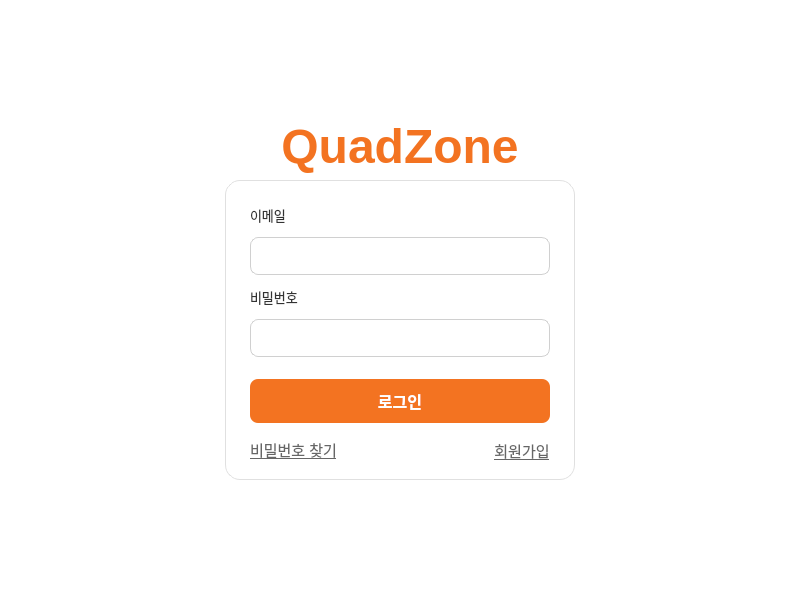
<?xml version="1.0" encoding="UTF-8"?>
<ui version="4.0">
 <class>LoginPage</class>
 <widget class="QWidget" name="LoginPage">
  <property name="geometry">
   <rect>
    <x>0</x>
    <y>0</y>
    <width>800</width>
    <height>600</height>
   </rect>
  </property>
  <property name="windowTitle">
   <string>QuadZone</string>
  </property>
  <property name="styleSheet">
   <string notr="true">* {
    background-color: #FFFFFF;
}
</string>
  </property>
  <layout class="QGridLayout" name="gridLayout">
   <property name="leftMargin">
    <number>0</number>
   </property>
   <property name="topMargin">
    <number>0</number>
   </property>
   <property name="rightMargin">
    <number>0</number>
   </property>
   <property name="bottomMargin">
    <number>0</number>
   </property>
   <item row="0" column="0" colspan="3">
    <spacer name="topSpacer">
     <property name="orientation">
      <enum>Qt::Vertical</enum>
     </property>
     <property name="sizeHint" stdset="0">
      <size>
       <width>20</width>
       <height>35</height>
      </size>
     </property>
    </spacer>
   </item>
   <item row="2" column="0" colspan="3">
    <widget class="QLabel" name="label_QuadZone">
     <property name="font">
      <font>
       <family>Segoe UI</family>
       <pointsize>36</pointsize>
       <weight>75</weight>
       <bold>true</bold>
      </font>
     </property>
     <property name="styleSheet">
      <string notr="true">color: #F37321; 
background-color: #FFFFFF;</string>
     </property>
     <property name="text">
      <string>QuadZone</string>
     </property>
     <property name="alignment">
      <set>Qt::AlignHCenter</set>
     </property>
    </widget>
   </item>
   <item row="3" column="0" colspan="3">
    <spacer name="titleSpacer">
     <property name="orientation">
      <enum>Qt::Vertical</enum>
     </property>
     <property name="sizeHint" stdset="0">
      <size>
       <width>20</width>
       <height>15</height>
      </size>
     </property>
    </spacer>
   </item>
   <item row="3" column="0">
    <spacer name="leftSpacer">
     <property name="orientation">
      <enum>Qt::Horizontal</enum>
     </property>
     <property name="sizeHint" stdset="0">
      <size>
       <width>150</width>
       <height>20</height>
      </size>
     </property>
    </spacer>
   </item>
   <item row="3" column="1">
    <widget class="QStackedWidget" name="stackedWidget">
     <property name="sizePolicy">
      <sizepolicy hsizetype="Fixed" vsizetype="Minimum">
       <horstretch>0</horstretch>
       <verstretch>0</verstretch>
      </sizepolicy>
     </property>
     <property name="minimumSize">
      <size>
       <width>350</width>
       <height>0</height>
      </size>
     </property>
     <property name="maximumSize">
      <size>
       <width>350</width>
       <height>16777215</height>
      </size>
     </property>
     <property name="currentIndex">
      <number>0</number>
     </property>
     <widget class="QWidget" name="signInPage">
      <property name="sizePolicy">
       <sizepolicy hsizetype="Fixed" vsizetype="Fixed">
        <horstretch>0</horstretch>
        <verstretch>0</verstretch>
       </sizepolicy>
      </property>
      <property name="minimumSize">
       <size>
        <width>350</width>
        <height>300</height>
       </size>
      </property>
      <property name="maximumSize">
       <size>
        <width>350</width>
        <height>300</height>
       </size>
      </property>
      <property name="styleSheet">
       <string notr="true">QWidget#signInPage {
    background-color: #FFFFFF;
    border-radius: 15px;
    border: 1px solid #E0E0E0;
}</string>
      </property>
      <layout class="QVBoxLayout" name="signInLayout">
       <property name="spacing">
        <number>12</number>
       </property>
       <property name="leftMargin">
        <number>25</number>
       </property>
       <property name="topMargin">
        <number>25</number>
       </property>
       <property name="rightMargin">
        <number>25</number>
       </property>
       <property name="bottomMargin">
        <number>15</number>
       </property>
       <item>
        <widget class="QLabel" name="label_SignInEmail">
         <property name="font">
          <font>
           <family>Segoe UI</family>
           <pointsize>10</pointsize>
           <weight>50</weight>
          </font>
         </property>
         <property name="styleSheet">
          <string notr="true">color: #333333;</string>
         </property>
         <property name="text">
          <string>이메일</string>
         </property>
        </widget>
       </item>
       <item>
        <widget class="QLineEdit" name="lineEdit_SignInEmail">
         <property name="sizePolicy">
          <sizepolicy hsizetype="Expanding" vsizetype="Fixed">
           <horstretch>0</horstretch>
           <verstretch>0</verstretch>
          </sizepolicy>
         </property>
         <property name="minimumSize">
          <size>
           <width>0</width>
           <height>38</height>
          </size>
         </property>
         <property name="font">
          <font>
           <family>Segoe UI</family>
           <pointsize>10</pointsize>
          </font>
         </property>
         <property name="styleSheet">
          <string notr="true">QLineEdit {
    background-color: #FFFFFF;
    color: #333333;
    border: 1px solid #D0D0D0;
    border-radius: 8px;
    padding: 8px 12px;
}
QLineEdit:focus {
    border: 2px solid #F37321;
    outline: none;
}</string>
         </property>
         <property name="placeholderText">
          <string></string>
         </property>
        </widget>
       </item>
       <item>
        <widget class="QLabel" name="label_SignInPassword">
         <property name="font">
          <font>
           <family>Segoe UI</family>
           <pointsize>10</pointsize>
           <weight>50</weight>
          </font>
         </property>
         <property name="styleSheet">
          <string notr="true">color: #333333;</string>
         </property>
         <property name="text">
          <string>비밀번호</string>
         </property>
        </widget>
       </item>
       <item>
        <widget class="QLineEdit" name="lineEdit_SignInPassword">
         <property name="sizePolicy">
          <sizepolicy hsizetype="Expanding" vsizetype="Fixed">
           <horstretch>0</horstretch>
           <verstretch>0</verstretch>
          </sizepolicy>
         </property>
         <property name="minimumSize">
          <size>
           <width>0</width>
           <height>38</height>
          </size>
         </property>
         <property name="font">
          <font>
           <family>Segoe UI</family>
           <pointsize>10</pointsize>
          </font>
         </property>
         <property name="styleSheet">
          <string notr="true">QLineEdit {
    background-color: #FFFFFF;
    color: #333333;
    border: 1px solid #D0D0D0;
    border-radius: 8px;
    padding: 8px 12px;
}
QLineEdit:focus {
    border: 2px solid #F37321;
    outline: none;
}</string>
         </property>
         <property name="echoMode">
          <enum>QLineEdit::Password</enum>
         </property>
         <property name="placeholderText">
          <string></string>
         </property>
        </widget>
       </item>
       <item>
        <spacer name="signInSpacer">
         <property name="orientation">
          <enum>Qt::Vertical</enum>
         </property>
         <property name="sizeHint" stdset="0">
          <size>
           <width>20</width>
           <height>6</height>
          </size>
         </property>
        </spacer>
       </item>
       <item>
        <widget class="QPushButton" name="pushButton_SignIn">
         <property name="sizePolicy">
          <sizepolicy hsizetype="Expanding" vsizetype="Fixed">
           <horstretch>0</horstretch>
           <verstretch>0</verstretch>
          </sizepolicy>
         </property>
         <property name="minimumSize">
          <size>
           <width>0</width>
           <height>42</height>
          </size>
         </property>
         <property name="font">
          <font>
           <family>Segoe UI</family>
           <pointsize>12</pointsize>
           <weight>75</weight>
           <bold>true</bold>
          </font>
         </property>
         <property name="styleSheet">
          <string notr="true">QPushButton {
    background-color: #F37321;
    color: #FFFFFF;
    border: none;
    border-radius: 8px;
    padding: 10px;
}
QPushButton:hover {
    background-color: #E5651C;
}
QPushButton:pressed {
    background-color: #D4591A;
}</string>
         </property>
         <property name="text">
          <string>로그인</string>
         </property>
        </widget>
       </item>

       <item>
        <layout class="QHBoxLayout" name="linkLayout">
         <item>
          <widget class="QPushButton" name="pushButton_ForgotPassword">
           <property name="sizePolicy">
            <sizepolicy hsizetype="Preferred" vsizetype="Fixed">
             <horstretch>0</horstretch>
             <verstretch>0</verstretch>
            </sizepolicy>
           </property>
           <property name="minimumSize">
            <size>
             <width>0</width>
             <height>25</height>
            </size>
           </property>
           <property name="font">
            <font>
             <family>Segoe UI</family>
             <pointsize>11</pointsize>
             <underline>true</underline>
            </font>
           </property>
           <property name="styleSheet">
            <string notr="true">QPushButton {
    background-color: transparent;
    color: #666666;
    border: none;
    text-decoration: underline;
}
QPushButton:hover {
    color: #F37321;
}</string>
           </property>
           <property name="text">
            <string>비밀번호 찾기</string>
           </property>
          </widget>
         </item>
         <item>
          <spacer name="linkSpacer">
           <property name="orientation">
            <enum>Qt::Horizontal</enum>
           </property>
           <property name="sizeHint" stdset="0">
            <size>
             <width>10</width>
             <height>10</height>
            </size>
           </property>
          </spacer>
         </item>
         <item>
          <widget class="QPushButton" name="pushButton_GoToRegister">
           <property name="sizePolicy">
            <sizepolicy hsizetype="Preferred" vsizetype="Fixed">
             <horstretch>0</horstretch>
             <verstretch>0</verstretch>
            </sizepolicy>
           </property>
           <property name="minimumSize">
            <size>
             <width>0</width>
             <height>30</height>
            </size>
           </property>
           <property name="font">
            <font>
             <family>Segoe UI</family>
             <pointsize>11</pointsize>
             <underline>true</underline>
            </font>
           </property>
           <property name="styleSheet">
            <string notr="true">QPushButton {
    background-color: transparent;
    color: #666666;
    border: none;
    text-decoration: underline;
}
QPushButton:hover {
    color: #F37321;
}</string>
           </property>
           <property name="text">
            <string>회원가입</string>
           </property>
          </widget>
         </item>
        </layout>
       </item>
      </layout>
     </widget>
     <widget class="QWidget" name="registerPage">
      <property name="sizePolicy">
       <sizepolicy hsizetype="Fixed" vsizetype="Fixed">
        <horstretch>0</horstretch>
        <verstretch>0</verstretch>
       </sizepolicy>
      </property>
      <property name="minimumSize">
       <size>
        <width>350</width>
        <height>300</height>
       </size>
      </property>
      <property name="maximumSize">
       <size>
        <width>350</width>
        <height>300</height>
       </size>
      </property>
      <property name="styleSheet">
       <string notr="true">QWidget#registerPage {
    background-color: #FFFFFF;
    border-radius: 15px;
    border: 1px solid #E0E0E0;
}</string>
      </property>
      <layout class="QVBoxLayout" name="registerLayout">
       <property name="spacing">
        <number>12</number>
       </property>
       <property name="leftMargin">
        <number>25</number>
       </property>
       <property name="topMargin">
        <number>25</number>
       </property>
       <property name="rightMargin">
        <number>25</number>
       </property>
       <property name="bottomMargin">
        <number>15</number>
       </property>
       <item>
        <widget class="QLabel" name="label_RegisterEmail">
         <property name="font">
          <font>
           <family>Segoe UI</family>
           <pointsize>10</pointsize>
           <weight>50</weight>
          </font>
         </property>
         <property name="styleSheet">
          <string notr="true">color: #333333;</string>
         </property>
         <property name="text">
          <string>이메일</string>
         </property>
        </widget>
       </item>
       <item>
        <widget class="QLineEdit" name="lineEdit_RegisterEmail">
         <property name="sizePolicy">
          <sizepolicy hsizetype="Expanding" vsizetype="Fixed">
           <horstretch>0</horstretch>
           <verstretch>0</verstretch>
          </sizepolicy>
         </property>
         <property name="minimumSize">
          <size>
           <width>0</width>
           <height>38</height>
          </size>
         </property>
         <property name="font">
          <font>
           <family>Segoe UI</family>
           <pointsize>10</pointsize>
          </font>
         </property>
         <property name="styleSheet">
          <string notr="true">QLineEdit {
    background-color: #FFFFFF;
    color: #333333;
    border: 1px solid #D0D0D0;
    border-radius: 8px;
    padding: 8px 12px;
}
QLineEdit:focus {
    border: 2px solid #F37321;
    outline: none;
}</string>
         </property>
         <property name="placeholderText">
          <string></string>
         </property>
        </widget>
       </item>
       <item>
        <widget class="QLabel" name="label_RegisterPassword">
         <property name="font">
          <font>
           <family>Segoe UI</family>
           <pointsize>10</pointsize>
           <weight>50</weight>
          </font>
         </property>
         <property name="styleSheet">
          <string notr="true">color: #333333;</string>
         </property>
         <property name="text">
          <string>비밀번호</string>
         </property>
        </widget>
       </item>
       <item>
        <widget class="QLineEdit" name="lineEdit_RegisterPassword">
         <property name="sizePolicy">
          <sizepolicy hsizetype="Expanding" vsizetype="Fixed">
           <horstretch>0</horstretch>
           <verstretch>0</verstretch>
          </sizepolicy>
         </property>
         <property name="minimumSize">
          <size>
           <width>0</width>
           <height>38</height>
          </size>
         </property>
         <property name="font">
          <font>
           <family>Segoe UI</family>
           <pointsize>10</pointsize>
          </font>
         </property>
         <property name="styleSheet">
          <string notr="true">QLineEdit {
    background-color: #FFFFFF;
    color: #333333;
    border: 1px solid #D0D0D0;
    border-radius: 8px;
    padding: 8px 12px;
}
QLineEdit:focus {
    border: 2px solid #F37321;
    outline: none;
}</string>
         </property>
         <property name="echoMode">
          <enum>QLineEdit::Password</enum>
         </property>
         <property name="placeholderText">
          <string></string>
         </property>
        </widget>
       </item>
       <item>
        <spacer name="registerSpacer">
         <property name="orientation">
          <enum>Qt::Vertical</enum>
         </property>
         <property name="sizeHint" stdset="0">
          <size>
           <width>20</width>
           <height>6</height>
          </size>
         </property>
        </spacer>
       </item>
       <item>
        <widget class="QPushButton" name="pushButton_Register">
         <property name="sizePolicy">
          <sizepolicy hsizetype="Expanding" vsizetype="Fixed">
           <horstretch>0</horstretch>
           <verstretch>0</verstretch>
          </sizepolicy>
         </property>
         <property name="minimumSize">
          <size>
           <width>0</width>
           <height>42</height>
          </size>
         </property>
         <property name="font">
          <font>
           <family>Segoe UI</family>
           <pointsize>12</pointsize>
           <weight>75</weight>
           <bold>true</bold>
          </font>
         </property>
         <property name="styleSheet">
          <string notr="true">QPushButton {
    background-color: #F37321;
    color: #FFFFFF;
    border: none;
    border-radius: 8px;
    padding: 10px;
}
QPushButton:hover {
    background-color: #E5651C;
}
QPushButton:pressed {
    background-color: #D4591A;
}</string>
         </property>
         <property name="text">
          <string>회원가입</string>
         </property>
        </widget>
       </item>
       <item>
        <widget class="QPushButton" name="pushButton_BackToSignIn">
         <property name="sizePolicy">
          <sizepolicy hsizetype="Expanding" vsizetype="Fixed">
           <horstretch>0</horstretch>
           <verstretch>0</verstretch>
          </sizepolicy>
         </property>
         <property name="minimumSize">
          <size>
           <width>0</width>
           <height>30</height>
          </size>
         </property>
         <property name="font">
          <font>
           <family>Segoe UI</family>
           <pointsize>11</pointsize>
           <underline>true</underline>
          </font>
         </property>
         <property name="styleSheet">
          <string notr="true">QPushButton {
    background-color: transparent;
    color: #666666;
    border: none;
    text-decoration: underline;
}
QPushButton:hover {
    color: #F37321;
}</string>
         </property>
         <property name="text">
          <string>로그인으로 돌아가기</string>
         </property>
        </widget>
       </item>
      </layout>
     </widget>
     <widget class="QWidget" name="resetPasswordPage">
      <property name="sizePolicy">
       <sizepolicy hsizetype="Fixed" vsizetype="Fixed">
        <horstretch>0</horstretch>
        <verstretch>0</verstretch>
       </sizepolicy>
      </property>
      <property name="minimumSize">
       <size>
        <width>350</width>
        <height>250</height>
       </size>
      </property>
      <property name="maximumSize">
       <size>
        <width>350</width>
        <height>250</height>
       </size>
      </property>
      <property name="styleSheet">
       <string notr="true">QWidget#resetPasswordPage {
    background-color: #FFFFFF;
    border-radius: 15px;
    border: 1px solid #E0E0E0;
}</string>
      </property>
      <layout class="QVBoxLayout" name="resetPasswordLayout">
       <property name="spacing">
        <number>12</number>
       </property>
       <property name="leftMargin">
        <number>25</number>
       </property>
       <property name="topMargin">
        <number>25</number>
       </property>
       <property name="rightMargin">
        <number>25</number>
       </property>
       <property name="bottomMargin">
        <number>15</number>
       </property>
       <item>
        <widget class="QLabel" name="label_ResetEmail">
         <property name="font">
          <font>
           <family>Segoe UI</family>
           <pointsize>10</pointsize>
           <weight>50</weight>
          </font>
         </property>
         <property name="styleSheet">
          <string notr="true">color: #333333;</string>
         </property>
         <property name="text">
          <string>이메일</string>
         </property>
        </widget>
       </item>
       <item>
        <widget class="QLineEdit" name="lineEdit_ResetEmail">
         <property name="sizePolicy">
          <sizepolicy hsizetype="Expanding" vsizetype="Fixed">
           <horstretch>0</horstretch>
           <verstretch>0</verstretch>
          </sizepolicy>
         </property>
         <property name="minimumSize">
          <size>
           <width>0</width>
           <height>38</height>
          </size>
         </property>
         <property name="font">
          <font>
           <family>Segoe UI</family>
           <pointsize>10</pointsize>
          </font>
         </property>
         <property name="styleSheet">
          <string notr="true">QLineEdit {
    background-color: #FFFFFF;
    color: #333333;
    border: 1px solid #D0D0D0;
    border-radius: 8px;
    padding: 8px 12px;
}
QLineEdit:focus {
    border: 2px solid #F37321;
    outline: none;
}</string>
         </property>
         <property name="placeholderText">
          <string></string>
         </property>
        </widget>
       </item>
       <item>
        <widget class="QLabel" name="label_NewPassword">
         <property name="font">
          <font>
           <family>Segoe UI</family>
           <pointsize>10</pointsize>
           <weight>50</weight>
          </font>
         </property>
         <property name="styleSheet">
          <string notr="true">color: #333333;</string>
         </property>
         <property name="text">
          <string>새 비밀번호</string>
         </property>
        </widget>
       </item>
       <item>
        <widget class="QLineEdit" name="lineEdit_NewPassword">
         <property name="sizePolicy">
          <sizepolicy hsizetype="Expanding" vsizetype="Fixed">
           <horstretch>0</horstretch>
           <verstretch>0</verstretch>
          </sizepolicy>
         </property>
         <property name="minimumSize">
          <size>
           <width>0</width>
           <height>38</height>
          </size>
         </property>
         <property name="font">
          <font>
           <family>Segoe UI</family>
           <pointsize>10</pointsize>
          </font>
         </property>
         <property name="styleSheet">
          <string notr="true">QLineEdit {
    background-color: #FFFFFF;
    color: #333333;
    border: 1px solid #D0D0D0;
    border-radius: 8px;
    padding: 8px 12px;
}
QLineEdit:focus {
    border: 2px solid #F37321;
    outline: none;
}</string>
         </property>
         <property name="echoMode">
          <enum>QLineEdit::Password</enum>
         </property>
         <property name="placeholderText">
          <string></string>
         </property>
        </widget>
       </item>
       <item>
        <spacer name="resetSpacer">
         <property name="orientation">
          <enum>Qt::Vertical</enum>
         </property>
         <property name="sizeHint" stdset="0">
          <size>
           <width>20</width>
           <height>6</height>
          </size>
         </property>
        </spacer>
       </item>
       <item>
        <layout class="QHBoxLayout" name="resetButtonLayout">
         <item>
          <widget class="QPushButton" name="pushButton_Cancel">
           <property name="sizePolicy">
            <sizepolicy hsizetype="Expanding" vsizetype="Fixed">
             <horstretch>0</horstretch>
             <verstretch>0</verstretch>
            </sizepolicy>
           </property>
           <property name="minimumSize">
            <size>
             <width>0</width>
             <height>42</height>
            </size>
           </property>
           <property name="font">
            <font>
             <family>Segoe UI</family>
             <pointsize>12</pointsize>
             <weight>75</weight>
             <bold>true</bold>
            </font>
           </property>
           <property name="styleSheet">
            <string notr="true">QPushButton {
    background-color: transparent;
    color: #666666;
    border: 1px solid #D0D0D0;
    border-radius: 8px;
    padding: 10px;
}
QPushButton:hover {
    background-color: #F5F5F5;
    color: #333333;
}
QPushButton:pressed {
    background-color: #E0E0E0;
}</string>
           </property>
           <property name="text">
            <string>취소</string>
           </property>
          </widget>
         </item>
         <item>
          <widget class="QPushButton" name="pushButton_ResetPassword">
           <property name="sizePolicy">
            <sizepolicy hsizetype="Expanding" vsizetype="Fixed">
             <horstretch>0</horstretch>
             <verstretch>0</verstretch>
            </sizepolicy>
           </property>
           <property name="minimumSize">
            <size>
             <width>0</width>
             <height>42</height>
            </size>
           </property>
           <property name="font">
            <font>
             <family>Segoe UI</family>
             <pointsize>12</pointsize>
             <weight>75</weight>
             <bold>true</bold>
            </font>
           </property>
           <property name="styleSheet">
            <string notr="true">QPushButton {
    background-color: #F37321;
    color: #FFFFFF;
    border: none;
    border-radius: 8px;
    padding: 10px;
}
QPushButton:hover {
    background-color: #E5651C;
}
QPushButton:pressed {
    background-color: #D4591A;
}</string>
           </property>
           <property name="text">
            <string>비밀번호 재설정</string>
           </property>
          </widget>
         </item>
        </layout>
       </item>
      </layout>
     </widget>
    </widget>
   </item>
   <item row="3" column="2">
    <spacer name="rightSpacer">
     <property name="orientation">
      <enum>Qt::Horizontal</enum>
     </property>
     <property name="sizeHint" stdset="0">
      <size>
       <width>150</width>
       <height>20</height>
      </size>
     </property>
    </spacer>
   </item>
   <item row="4" column="0" colspan="3">
    <spacer name="bottomSpacer">
     <property name="orientation">
      <enum>Qt::Vertical</enum>
     </property>
     <property name="sizeType">
      <enum>QSizePolicy::Expanding</enum>
     </property>
     <property name="sizeHint" stdset="0">
      <size>
       <width>20</width>
       <height>120</height>
      </size>
     </property>
    </spacer>
   </item>
  </layout>
 </widget>
 <resources/>
 <connections/>
</ui>
